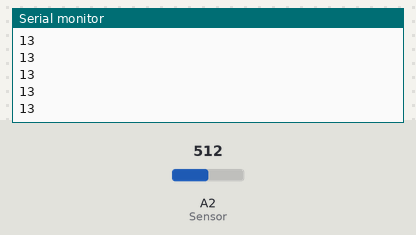
Recording of a sketch running on a simulated Arduino Uno, built with avr-gcc and run on an emulated ATmega328P. On the bench: the last lines printed to the serial monitor. Inputs (shaded band) come from the test bench; at power-on: A2 (Sensor) = 512.

Above: at 1.2 s.
1.3 s: A2 (Sensor) set to 716
At 1.31 s:
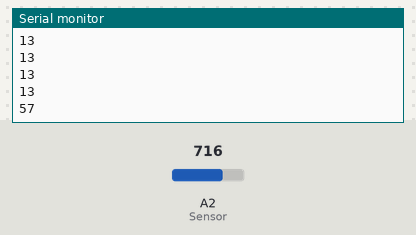
2.8 s: A2 (Sensor) set to 900
At 2.81 s:
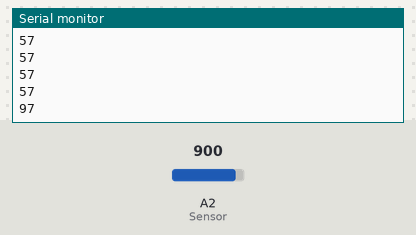
Timing chart, 0 to 5.8 s (numbered marks = the images above; inputs shaded):
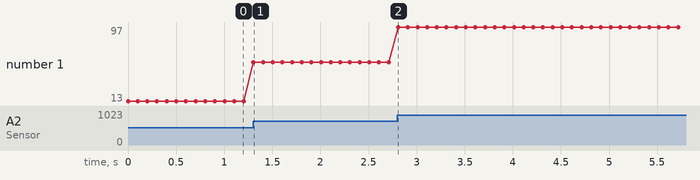

The sketch:

sensor_de_luz.ino
```cpp
int Sensor=2;
int lectura;
int luz;
void setup() {
  // put your setup code here, to run once:
  pinMode(Sensor,OUTPUT);
  Serial.begin(9600);
}

void loop() {
  // put your main code here, to run repeatedly:
  lectura=analogRead(Sensor);
  luz = map (lectura,450 ,910 ,0 ,100);
  Serial.println(luz);
  delay(100);
}
```

Measured:
- after the input at 1.3 s, the serial monitor: prints a new line at once (image 1)
- after the input at 2.8 s, the serial monitor: prints a new line at once (image 2)
- plotted number 1: 13 → 57 after the input at 1.3 s, 57 → 97 after the input at 2.8 s
